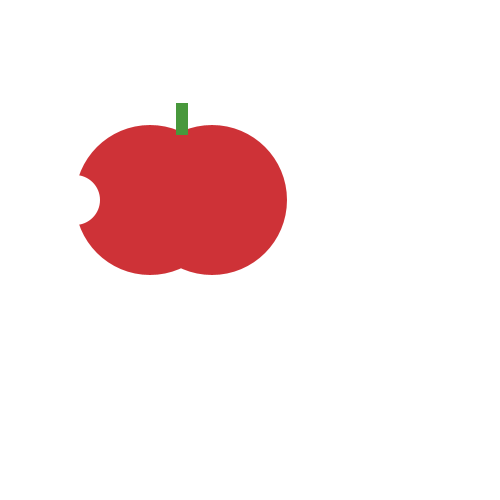
Frame 1 (no input)
Frame 60 (the mouse pressed at the canvas centre just before this capture): identical to frame 1, image omitted
Frame 120 (the mouse held since frame 60 and released just before this capture): identical to frame 1, image omitted

The Processing sketch that drew this single still picture (run headless with seeded random() and noise(); from frame 60 on, the mouse is pressed at the canvas centre):

// Processing sketch: tomato_man
// ── tomato_man.pde
void setup() {
    size(500, 500);
}
void draw() {
     background(#FFFFFF);
    noStroke();
    fill(#CE3237);
    ellipse(150, 200, 150, 150);
    ellipse(212, 200, 150, 150);
     fill(#48983C);
    rect(176, 103, 12, 32); 
    fill(#FFFFFF);
    ellipse(75, 200, 50, 50);



}
